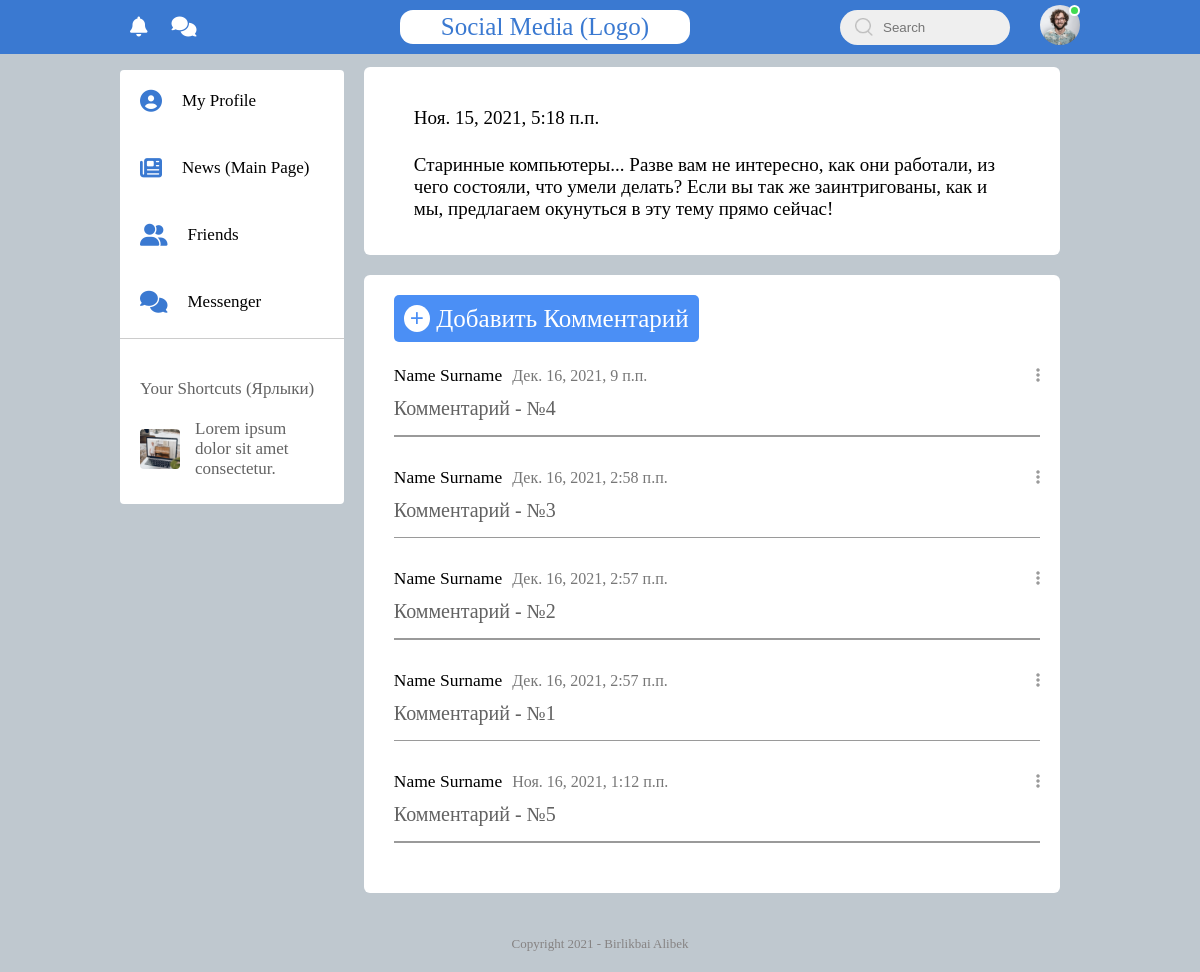
/news/3/post_comment, run on the app's committed database.
### news/models.py (models this page shows, shortened)
class Articles(models.Model):
    full_text = models.TextField('Пост (Текст)')
    date = models.DateTimeField('Дата публикации')
    class Meta:
        verbose_name = 'Запись'
        verbose_name_plural = 'Записи'

class Comments(models.Model):
    comment = models.TextField('Комментарий')
    date = models.DateTimeField('Дата публикации')
    class Meta:
        verbose_name = 'Комментарий'
        verbose_name_plural = 'Комментарии'

### news/views.py (the view)
# urls.py: path('<int:pk>/post_comment', views.PostCommentView.as_view(), name='post-comment')
class PostCommentView(DetailView):
    model = Articles
    template_name = 'news/comment/comment.html'
    context_object_name = 'article'
    comments = Comments.objects.order_by('-date')
    extra_context = {'comments': comments}

### news/templates/news/comment/comment.html (shortened to what this page needs)
{% extends 'main/layouts/layout-additional.html' %}
{% load static %}
    {% block style %}
        <link rel="stylesheet" href="{% static 'css/styles.css' %}">
    {% endblock %}
    {% block current-page %}
        <div class="imp-links">
            <a href="{% url 'profile' %}"><i class="fas fa-user-circle"></i> My Profile </a>
            <a href="{% url 'news_home' %}"><i class="fas fa-newspaper"></i> News (Main Page) </a>
            <a href="{% url 'friends' %}"><i class="fas fa-user-friends"></i> Friends </a>
            <a href="{% url 'messenger' %}"><i class="fas fa-comments"></i> Messenger </a>
        </div>
    {% endblock %}
    {% block main-container %}
        <div class="main-content">
            <div class="write-post-container details-view">
                <p>{{ article.date }}</p>
                <p>{{ article.full_text }}</p>
            </div>
        <div class="post-container">
            <div class="post-input-container">
                <div class="btn-comment">
                    <a href="{% url 'create_comment' %}" ><span>+</span> Добавить Комментарий</a>
                </div>
            </div>
            {% if comments %}
                {% for element in comments %}
                <div class="comment-container" style="padding-left: 10px;">
                    <div class="post-row">
                        <div class="user-profile comment-title">
                            <p>Name Surname</p>
                            <span>{{ element.date }}</span>
                        </div>
                        <a href="#"> <i class="fas fa-ellipsis-v"></i> </a>
                    </div>
                    <p id="comment-content">{{element.comment}}</p>
                    <hr>
                </div>
                {% endfor %}
            {% else %}
                <div class="post-container">
                    <p>Нет комментариев</p>
                </div>
            {% endif %}
        </div>
        </div>
    {% endblock %}

### main/static/css/styles.css (style rules this page uses)
* { margin: 0; padding: 0; box-sizing: border-box; }
:root { --body-color: #bfc8cf; --nav-color: #3a79d1; --bg-color: #fff; --header-logo-color: var(--bg-color); --sidebar-font-color: var(--nav-color); --left-sidebar-font-color: var(--body-font-color); --nav-font-color: var(--nav-color); --body-font-color: black; --footer-font-color: #868383; --current-page-link-color: var(--nav-color); --current-page-icon-color: #fff; --search-caret-color: black; }
body { background: var(--body-color); transition: background 0.3s; }
a { text-decoration: none; }
.main-content { flex-basis: 80%; margin: 0 10px; }
.imp-links a, .shortcut-links a { text-decoration: none; display: flex; align-items: center; margin-bottom: 5px; color: var(--left-sidebar-font-color); width: fit-content; font-size: 17px; }
.imp-links { border-bottom: 1px solid #ccc; }
.write-post-container { width: 100%; background: var(--bg-color); border-radius: 6px; padding: 20px; color: #626262; }
.user-profile { display: flex; align-items: center; }
.user-profile p { margin-bottom: -5px; font-weight: 500; color: var(--body-font-color); }
.post-container { width: 100%; background: var(--bg-color); border-radius: 6px; padding: 20px; color: #626262; margin: 20px 0; }
.user-profile span { font-size: 13px; color: #9a9a9a; }
.post-row { display: flex; align-items: center; justify-content: space-between; }
.post-row a { color: #9a9a9a; }
.imp-links *:not(#current-page) { padding: 10px; }
.fa-user-circle { color: var(--sidebar-font-color); font-size: 22px; margin-right: 10px; }
.fa-newspaper { color: var(--sidebar-font-color); font-size: 22px; margin-right: 10px; }
.fa-user-friends { color: var(--sidebar-font-color); font-size: 22px; margin-right: 10px; }
.fa-comments { color: var(--sidebar-font-color); font-size: 22px; margin-right: 10px; }
.write-post-container { padding-bottom: 30px; }
.write-post-container p { margin-top: 15px; }
.write-post-container span, .btn-comment span { color: rgb(75, 143, 245); background-color: #fff; border-radius: 60%; padding: 0px 6px; font-weight: bold; }
.write-post-container a, .btn-comment a { background: none; border: none; background-color: rgb(75, 143, 245); color: #fff; font-size: 25px; padding: 10px; border-radius: 5px; text-align: center; cursor: pointer; text-decoration: none; }
.user-profile p { font-size: 17.5px; }
.user-profile span { font-size: 16px; color: #777777; }
.details-view p { font-size: 19px; padding: 5px 30px; color: var(--body-font-color); }
.btn-comment { width: 500px; height: 30px; font-size: 18px; margin: 10px; }
.comment-container { width: 100%; background: var(--bg-color); border-radius: 6px; color: #626262; margin: 30px 0; }
.comment-container hr { border: 0; height: 1.5px; background: #9a9a9a; margin: 15px 0; }
.comment-title p { margin-bottom: 1px; }
.comment-title span { margin-left: 10px; }
#comment-content { margin-top: 10px; font-size: 20px; }

### data on the page
Articles: date "Ноя. 15, 2021, 5:18 п.п.", full_text "Старинные компьютеры... Разве вам не интересно, как они работали, из чего состояли, что умели делать? Если вы так же заинтригованы, как и мы, предлагаем окунуться в эту тему прямо сейчас!"
Comments: date "Дек. 16, 2021, 9 п.п.", comment "Комментарий - №4"
Comments: date "Дек. 16, 2021, 2:58 п.п.", comment "Комментарий - №3"
Comments: date "Дек. 16, 2021, 2:57 п.п.", comment "Комментарий - №2"
Comments: date "Дек. 16, 2021, 2:57 п.п.", comment "Комментарий - №1"
Comments: date "Ноя. 16, 2021, 1:12 п.п.", comment "Комментарий - №5"
